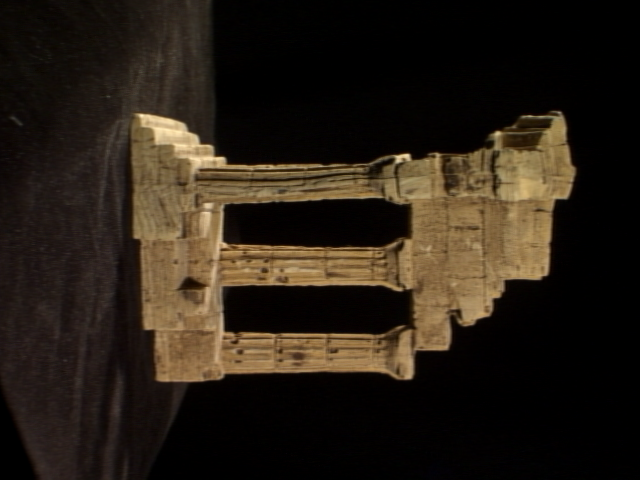
#> input picture Excercises/Excercise9/templeSparseRing/templeSR0001.png, 640 x 480 px; its folder holds 4 pictures in this run
$ jupyter execute Excercise9.ipynb   (Python 2 division)
#> lines starting #> are read from the running program, lines starting #| are printed output that depends on the picture
[cell 1]
import numpy as np
import cv2 as cv
import matplotlib.pyplot as plt

f = open(r'templeSparseRing/templeSR_par.txt', 'r')
#> (reads Excercises/Excercise9/templeSparseRing/templeSR_par.txt from the repository)
assert f is not None
n= int(f.readline())
l=f.readline().split()
im1_fn=l[0]
k1=np.array([float(i) for i in l[1:10]]).reshape((3,3))
R1=np.array([float(i) for i in l[10:19]]).reshape((3,3))
t1=np.array([float(i) for i in l[19:22]]).reshape((3,1))
l=f.readline().split()
im2_fn=l[0]
k2=np.array([float(i) for i in l[1:10]]).reshape((3,3))
R2=np.array([float(i) for i in l[10:19]]).reshape((3,3))
t2=np.array([float(i) for i in l[19:22]]).reshape((3,1))
im1= cv.imread(r'templeSparseRing/' + im1_fn,cv.IMREAD_COLOR)
#> im1 is the input picture: shape (480, 640, 3); mean B, G, R 21.5, 31.4, 40.2
im2= cv.imread(r'templeSparseRing/' + im2_fn,cv.IMREAD_COLOR)
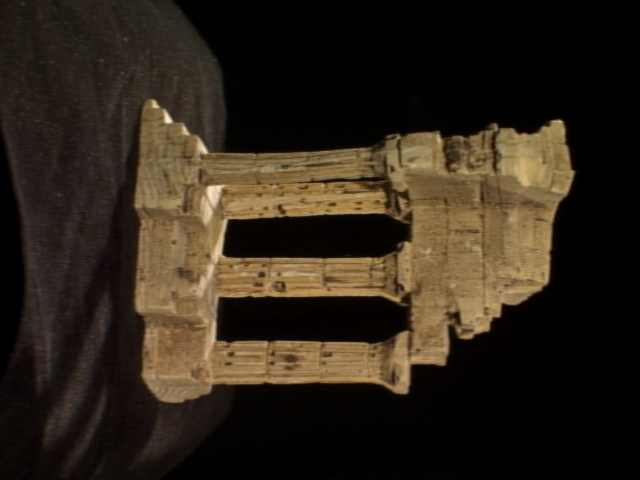
#> input picture Excercises/Excercise9/templeSparseRing/templeSR0002.png, 640 x 480 px
#> im2 is the input picture: shape (480, 640, 3); mean B, G, R 24.9, 36.5, 46.1
assert im1 is not None
assert im2 is not None
fig, ax = plt.subplots( 1, 2, figsize = (18, 8))
ax[0].imshow(cv.cvtColor(im1, cv.COLOR_BGR2RGB))
ax[1].imshow(cv.cvtColor(im2, cv.COLOR_BGR2RGB))
plt.show()
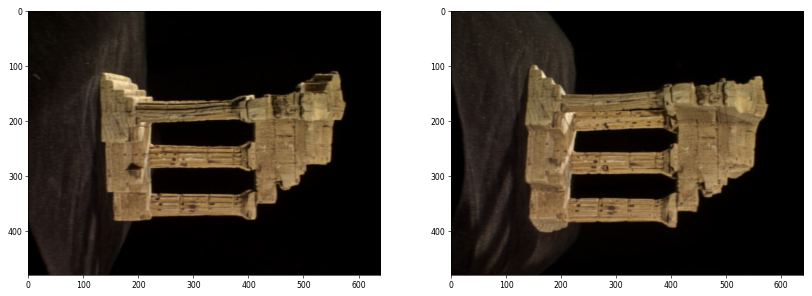
#> figure drawn by matplotlib, 2 panels

[cell 2]
import numpy as np
import matplotlib.pyplot as plt
sift = cv.xfeatures2d.SIFT_create()
kp1, decs1 = sift.detectAndCompute(im1, None)
#> kp1 = 791 keypoints; strongest (x, y, size): (407, 156, 4.4), (398, 158, 5.5), (167, 131, 24), (497, 134, 4.9)
kp2, decs2 = sift.detectAndCompute(im2, None)
#> kp2 = 778 keypoints; strongest (x, y, size): (168, 119, 5.3), (249, 239, 30.2), (202, 148, 6.9), (535, 162, 48.9)
FLANN_INDEX_KDTREE = 1
index_params = dict(algorithm =FLANN_INDEX_KDTREE, trees = 5 )
search_params = dict(checks=100)
flann = cv.FlannBasedMatcher(index_params, search_params)
matches = flann.knnMatch(decs1, decs2, k=2)
#> matches = 791 matches
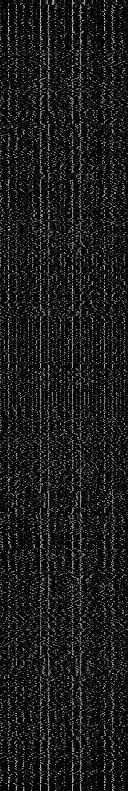
#> decs1: shape (791, 128) float32; min 0, max 210, mean 25.1
good = []
pts1 = []
pts2 = []
for i, (m,n) in enumerate(matches):
    if m.distance < 0.7*n.distance:
        good.append(m)
    pts1.append(kp1[m.queryIdx].pt)
    pts2.append(kp2[m.trainIdx].pt)
#> after the loop, good = 128 matches; pts1 = 791 pairs, first value 13.05 to 578.3, second value 96.32 to 409.9; pts2 = 791 pairs, first value 41.02 to 574.2, second value 39.28 to 414.3
pts1 = np.array(pts1)
pts2 = np.array(pts2)
F,mask = cv.findFundamentalMat(pts1, pts2, cv.FM_RANSAC)
#> F = [[-7.08e-06, -7.43e-05, -0.0263], [9.44e-05, -1.19e-05, -0.0183], [0.0266, 0.0134, 1]]; mask = 791 values, max 1 at index 5, min 0 at index 0, mean 0.164
print ("F:\n",F)
#| F:
#|  [[-7.07671804e-06 -7.42890050e-05 -2.63302964e-02]
#|  [ 9.43911962e-05 -1.19454160e-05 -1.83493107e-02]
#|  [ 2.65941166e-02  1.33771879e-02  1.00000000e+00]]
E = k2.T @ F @ k1
#> E = [[-16.36, -172.3, -71.17], [219, -27.81, 11.04], [72.61, -18.36, -0.0222]]
print ("E:\n",E)
#| E:
#|  [[-1.63586558e+01 -1.72348884e+02 -7.11690976e+01]
#|  [ 2.18985533e+02 -2.78133580e+01  1.10445724e+01]
#|  [ 7.26098003e+01 -1.83578419e+01 -2.22125881e-02]]
retval, R, t, mask = cv.recoverPose(E, pts1, pts2, k1)
#> retval = 601; R = [[0.994, -0.11, 0.00304], [0.109, 0.992, 0.067], [-0.0104, -0.0663, 0.998]]; t = [-0.0496, -0.318, 0.947]; mask = 791 values, max 255 at index 2, min 0 at index 0, mean 193.7
R_t_1 = np.concatenate((R1, t1), axis =1) # 3 x 4
R2_ = R1 @ R
#> R2_ = [[0.131, 0.985, -0.114], [0.991, -0.126, 0.0541], [0.0389, -0.12, -0.992]]
t2_ = R1 @ t
#> t2_ = [-0.485, 0.00373, -0.875]
R_t_2 = np.concatenate((R2_, t2_), axis =1)
#> R_t_2 = [[0.131, 0.985, -0.114, -0.485], [0.991, -0.126, 0.0541, 0.00373], [0.0389, -0.12, -0.992, -0.875]]
P1 = k1 @ np.hstack((R1, t1))
P2_ = k2 @ R_t_2
#> P2_ = [[211.2, 1460.8, -473.7, -1001.2], [1521.2, -221.5, -162.4, -210.3], [0.0389, -0.12, -0.992, -0.875]]

[cell 3]
sift = cv.xfeatures2d.SIFT_create()
kp1, decs1 = sift.detectAndCompute(im1, None)
kp2, decs2 = sift.detectAndCompute(im2, None)
FLANN_INDEX_KDTREE = 1
index_params = dict(algorithm =FLANN_INDEX_KDTREE, trees = 5 )
search_params = dict(checks=100)
flann = cv.FlannBasedMatcher(index_params, search_params)
matches = flann.knnMatch(decs1, decs2, k=2)
good = []
pts1 = []
pts2 = []
for i, (m,n) in enumerate(matches):
    if m.distance < 0.7*n.distance:
        good.append(m)
    pts1.append(kp1[m.queryIdx].pt)
    pts2.append(kp2[m.trainIdx].pt)
pts1 = np.array(pts1)
pts2 = np.array(pts2)
F,mask = cv.findFundamentalMat(pts1, pts2, cv.FM_RANSAC)
#> mask = 791 values, max 1 at index 5, min 0 at index 0, mean 0.164
print ("F:\n",F)
#| F:
#|  [[-7.07671804e-06 -7.42890050e-05 -2.63302964e-02]
#|  [ 9.43911962e-05 -1.19454160e-05 -1.83493107e-02]
#|  [ 2.65941166e-02  1.33771879e-02  1.00000000e+00]]
E = k2.T @ F @ k1
print ("E:\n",E)
#| E:
#|  [[-1.63586558e+01 -1.72348884e+02 -7.11690976e+01]
#|  [ 2.18985533e+02 -2.78133580e+01  1.10445724e+01]
#|  [ 7.26098003e+01 -1.83578419e+01 -2.22125881e-02]]
retval, R, t, mask = cv.recoverPose(E, pts1, pts2, k1)
#> retval = 602; mask = 791 values, max 255 at index 2, min 0 at index 0, mean 194.1
R_t_1 = np.concatenate((R1, t1), axis =1) # 3 x 4
R2_ = R1 @ R
t2_ = R1 @ t
R_t_2 = np.concatenate((R2_, t2_), axis =1)
P1 = k1 @ np.hstack((R1, t1))
P2_ = k2 @ R_t_2

[cell 4]
points4d = cv.triangulatePoints(P1, P2_, pts1.T, pts2.T)
points4d /= points4d[3, :]
import matplotlib.pyplot as plt
X = points4d[0, :]
#> X = 791 values, max 440.4 at index 478, min -19.64 at index 293, mean 0.585
Y = points4d[1, :]
#> Y = 791 values, max 1951.3 at index 65, min -3214 at index 478, mean -0.765
Z = points4d[2, :]
#> Z = 791 values, max 7006.9 at index 65, min -25297.1 at index 478, mean -20.26
fig = plt.figure(1)
ax = fig.add_subplot(111, projection='3d')
ax.scatter(X, Y, Z, s=1, cmap='gray')
plt.show()
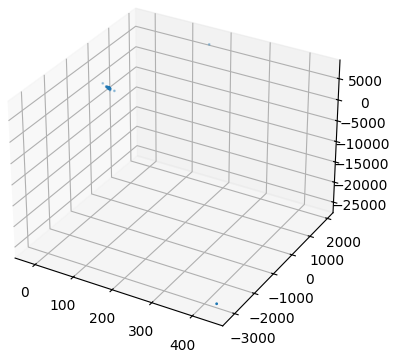
#> figure drawn by matplotlib, 1 panel
